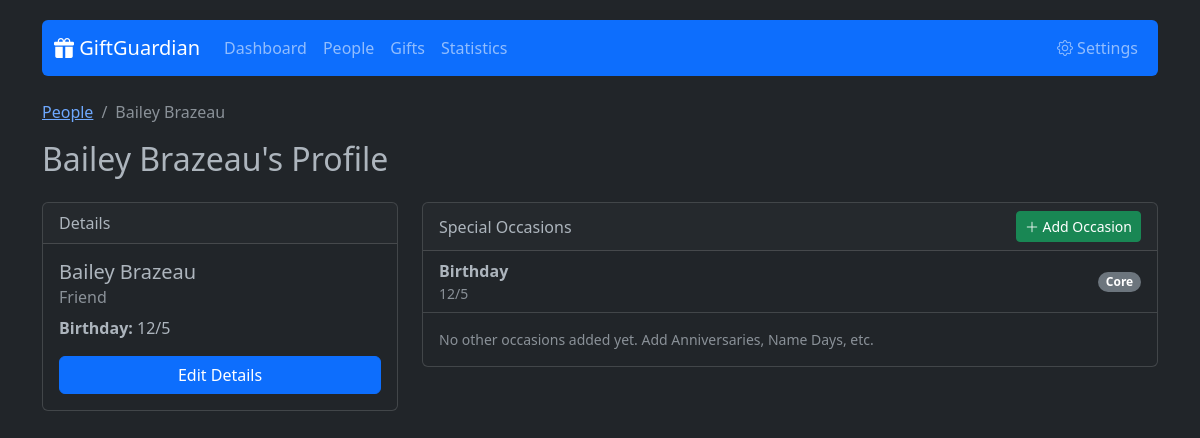
Page /people/view/1 on the committed database.
### app/models.py (models this page shows)
class Person(db.Model):
    id = db.Column(db.Integer, primary_key=True)
    name = db.Column(db.String(100), nullable=False)
    relation_id = db.Column(db.Integer, db.ForeignKey('relation.id'), nullable=True)
    birthday_month = db.Column(db.Integer, nullable=False)
    birthday_day = db.Column(db.Integer, nullable=False)
    birthday_year = db.Column(db.Integer, nullable=True)
    gifts = db.relationship('Gift', backref='person', lazy=True)
    occasions = db.relationship('PersonOccasion', backref='person', lazy=True, cascade="all, delete-orphan")

class Relation(db.Model):
    id = db.Column(db.Integer, primary_key=True)
    name = db.Column(db.String(50), unique=True, nullable=False)
    people = db.relationship('Person', backref='relation', lazy=True)

### app/routes.py (the view)
@main.route('/people/view/<int:id>')
def person_profile(id):
    person = Person.query.get_or_404(id)
    occasions = Occasion.query.all()
    return render_template('person_profile.html', person=person, occasions=occasions)

### app/templates/person_profile.html (shortened to what this page needs)
{% extends 'base.html' %}
{% block content %}
<div class="row mb-3">
    <div class="col">
        <nav aria-label="breadcrumb">
            <ol class="breadcrumb">
                <li class="breadcrumb-item"><a href="{{ url_for('main.people_list') }}">People</a></li>
                <li class="breadcrumb-item active" aria-current="page">{{ person.name }}</li>
            </ol>
        </nav>
        <h2>{{ person.name }}'s Profile</h2>
    </div>
</div>
<div class="row">
    <div class="col-md-4 mb-4">
        <div class="card">
            <div class="card-header">
                Details
            </div>
            <div class="card-body">
                <h5 class="card-title">{{ person.name }}</h5>
                <h6 class="card-subtitle mb-2 text-muted">
                    {% if person.relation %}{{ person.relation.name }}{% else %}Unspecified{% endif %}
                </h6>
                <p class="card-text">
                    <strong>Birthday:</strong>
                    {{ person.birthday_month }}/{{ person.birthday_day }}
                </p>
                <a href="{{ url_for('main.edit_person', id=person.id) }}" class="btn btn-primary w-100">Edit Details</a>
            </div>
        </div>
    </div>
    <div class="col-md-8">
        <div class="card mb-4">
            <div class="card-header d-flex justify-content-between align-items-center">
                <span>Special Occasions</span>
                <button type="button" class="btn btn-sm btn-success" data-bs-toggle="modal" data-bs-target="#addOccasionModal">
                    <i class="bi bi-plus-lg"></i> Add Occasion
                </button>
            </div>
            <ul class="list-group list-group-flush">
                <li class="list-group-item d-flex justify-content-between align-items-center">
                    <div>
                        <strong>Birthday</strong>
                        <div class="text-muted small">
                            {{ person.birthday_month }}/{{ person.birthday_day }}
                        </div>
                    </div>
                    <span class="badge bg-secondary rounded-pill">Core</span>
                </li>
            </ul>
            {% if not person.occasions %}
            <div class="card-body text-muted small">
                No other occasions added yet. Add Anniversaries, Name Days, etc.
            </div>
            {% endif %}
        </div>
    </div>
</div>
{% endblock %}

### app/templates/base.html (style rules this page uses)
body { padding-top: 20px; }
.card { margin-bottom: 20px; }

### rows in the picture
Person: name "Bailey Brazeau", birthday_month "12", birthday_day "5"
Relation: relation.name "Friend"
